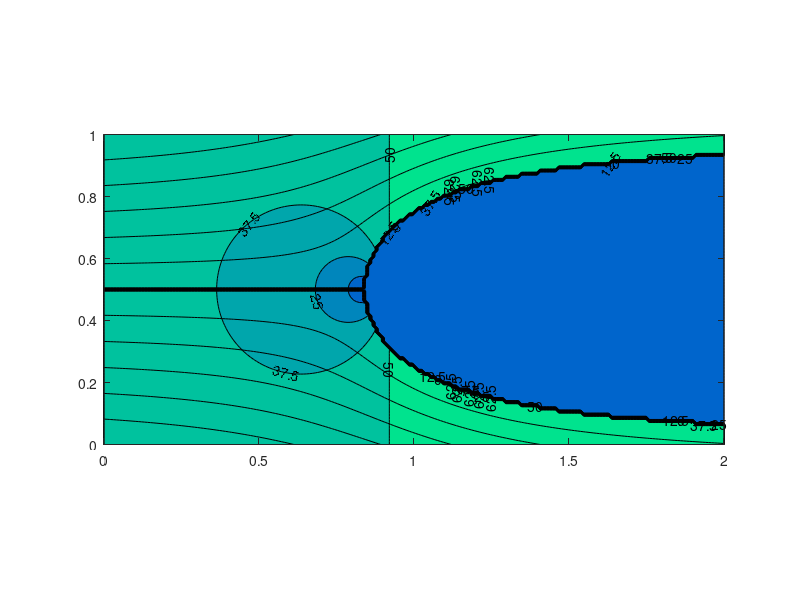
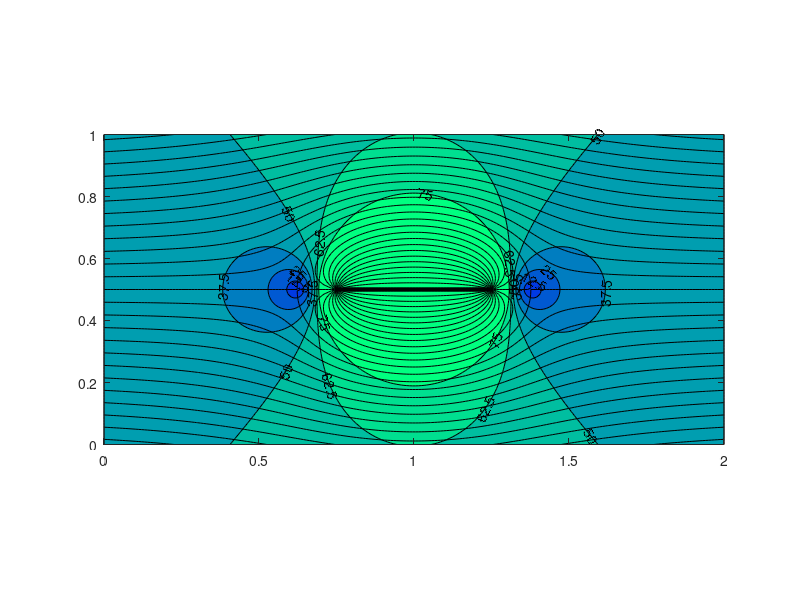
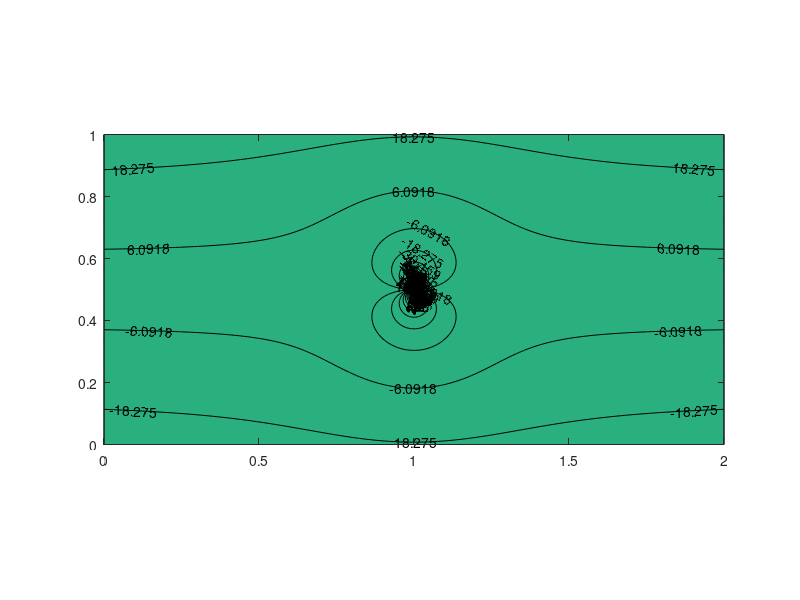

Write the MATLAB code that produced these figures, in order.
% Andrew Navratil
% MAE 252 Aero I Spring 2018
% Project 1: Plot streamlines and velocity magnitudes for elementary function combos
% Due 2018-04-02

% clear all vars and plots
close all; clear all; clc;

%=====================================================================
% Rankine Half Oval
%=====================================================================

% variables
vInf = 50;					% freestream velocity (m/s)
lambda = 50;				% source / sink strenth
b = 2;						% distance between sources
x0 = 1;						% x center coord
y0 = .5;					% y center coord
xr = linspace(0,2,200);		% x points for grid
yr = linspace(0,1,100);		% y points for grid
[x,y] = meshgrid(xr,yr);	% meshgrid for calculating z values
stagLine = lambda/2;		% stagnation line psi value

colormap(winter);

% streamlines
psi = vInf * (y - y0) + (lambda / (2 * pi)) * atan2(y - y0, x - x0);
idxBody = abs(psi) < stagLine;
psi(idxBody) = 0;

% velocity
u = (lambda / (2 * pi)) * ((x - x0) ./ ((x - x0).^2 + (y - y0).^2)) + vInf;
v = (lambda / (2 * pi)) * ((y - y0) ./ ((x - x0).^2 + (y - y0).^2));
velMag = sqrt(u.^2 + v.^2);
velMag(idxBody) = -1;
velBins = [-1 0 .25*vInf .5*vInf .75*vInf vInf 1.25*vInf 1.5*vInf];
%velBins = linspace(0,1.5*vInf,7);

% plot
fig1 = figure(1);
[C,h] = contourf(x,y,velMag,velBins);
clabel(C,h);
pbaspect([2 1 1]);
hold on;
contour(x,y,psi,25,'k->');

% save plots to jpg
%saveas(fig1,'halfOval.jpg');

%=====================================================================
% Rankine Full Oval
%=====================================================================

% variables
vInf = 50;					% freestream velocity (m/s)
lambda = 50;				% source / sink strenth
b = .25;					% distance between source/sink and center
x01 = 1.25;					% x center coord sink
y01 = .5;					% y center coord sink
x02 = .75;					% x center coord source
y02 = .5;					% y center coord source
xr = linspace(0,2,200);		% x points for grid
yr = linspace(0,1,100);		% y points for grid
[x,y] = meshgrid(xr,yr);	% meshgrid for calculating z values
stagLine = 0;				% stagnation line psi value

colormap(winter);

% streamlines
psi = vInf * (y - y0) + (lambda / (2 * pi)) * ( atan2(y - y02, x - x02) - atan2(y - y01, x - x01));
psiTop = psi(1:50,:);
psiBottom = psi(51:end,:);
idxBodyTop = psiTop > (stagLine+0.0001);
idxBodyBottom = psiBottom < (stagLine+0.0001);
psiTop(idxBodyTop) = 0;
psiBottom(idxBodyBottom) = 0;
psi2 = [psiTop;psiBottom];
%idxBody = psi(psi(100:end,50:end) < stagLine);
%idxBody = psi(1:99,1:49) > stagLine;
%psi(idxBody) = 0;

% velocity
u = ((lambda / (2 * pi)) * ((x - x02) ./ ((x - x02).^2 + (y - y02).^2))) -...
((lambda / (2 * pi)) * ((x - x01) ./ ((x - x01).^2 + (y - y01).^2))) + vInf;
v =  (lambda / (2 * pi)) * ((y - y02) ./ ((x - x02).^2 + (y - y02).^2)) -...
(lambda / (2 * pi)) * ((y - y01) ./ ((x - x01).^2 + (y - y01).^2));
velMag = sqrt(u.^2 + v.^2);
%velMag(idxBody) = -1;
velBins = [-1 0 .25*vInf .5*vInf .75*vInf vInf 1.25*vInf 1.5*vInf];
velBins = linspace(0,1.5*vInf,7);

% plot
fig2 = figure(2);
[C,h] = contourf(x,y,velMag,velBins);
clabel(C,h);
pbaspect([2 1 1]);
hold on;
contour(x,y,psi,25,'k->');

%=====================================================================
% Nonlifting Cylinder
%=====================================================================

% variables
vInf = 50;					% freestream velocity (m/s)
R = .25;					% radius of stagnation streamline
x0 = 1;						% x center coord sink
y0 = .5;					% y center coord sink
xr = linspace(0,2,200);		% x points for grid
yr = linspace(0,1,100);		% y points for grid
[x,y] = meshgrid(xr,yr);	% meshgrid for calculating z values
stagLine = 0;				% stagnation line psi value
eps = 1e-6;					% small value to avoid a divide by zero

colormap(winter);

% streamlines
psi = vInf * (y - y0) .* (1 - (R.^2 ./ ( (x-x0).^2 + (y-y0).^2 + eps^2 )));
psiTop = psi(1:50,:);
psiBottom = psi(51:end,:);
idxBodyTop = psiTop > stagLine;
idxBodyBottom = psiBottom < stagLine;
psiTop(idxBodyTop) = -1;
psiBottom(idxBodyBottom) = -1;
psi2 = [psiTop;psiBottom];
psiZero = psi(psi == 0);
%idxBody = psi < stagLine;
%psi(idxBody) = 0;
%idxBodyTop = psiTop > (stagLine+0.0001);
%psiTop(idxBodyTop) = 0;
%psi2 = [psiTop;psiBottom];
%idxBody = psi(psi(100:end,50:end) < stagLine);
%idxBody = psi(1:99,1:49) > stagLine;
%psi(idxBody) = 0;

% velocity
u = vInf * 2;
v = (vInf * (-2) * (x - x0) .* (y - y0) * R.^2) ./ (( (x-x0).^2 + (y-y0).^2 + eps^2 ).^2);
velMag = sqrt(u.^2 + v.^2);
%velMag(idxBody) = -1;
velBins = [-1 0 .25*vInf .5*vInf .75*vInf vInf 1.25*vInf 1.5*vInf];
velBins = linspace(0,1.5*vInf,7);

% plot
fig3 = figure(3);
[C,h] = contourf(x,y,velMag,velBins);
clabel(C,h);
pbaspect([2 1 1]);
hold on;
[C,h] = contour(x,y,psi,50,'k->');
clabel(C,h);
